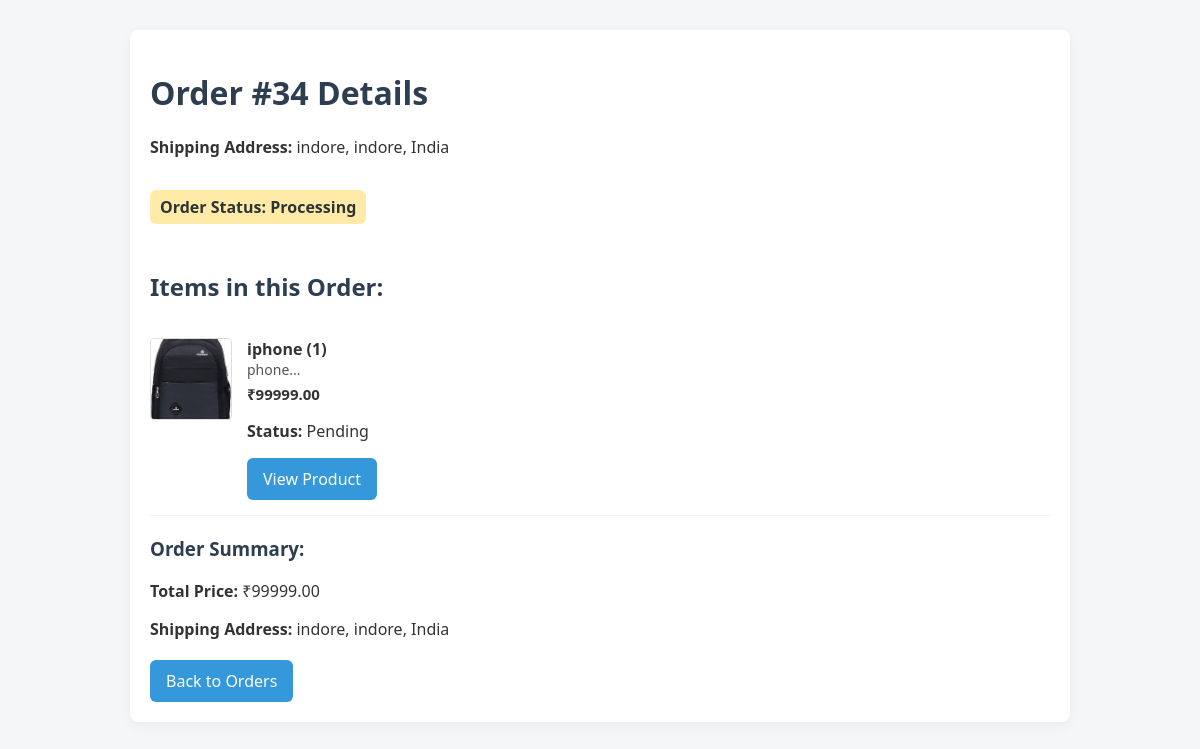
Before: /order/34/ (signed in) with the older database file.
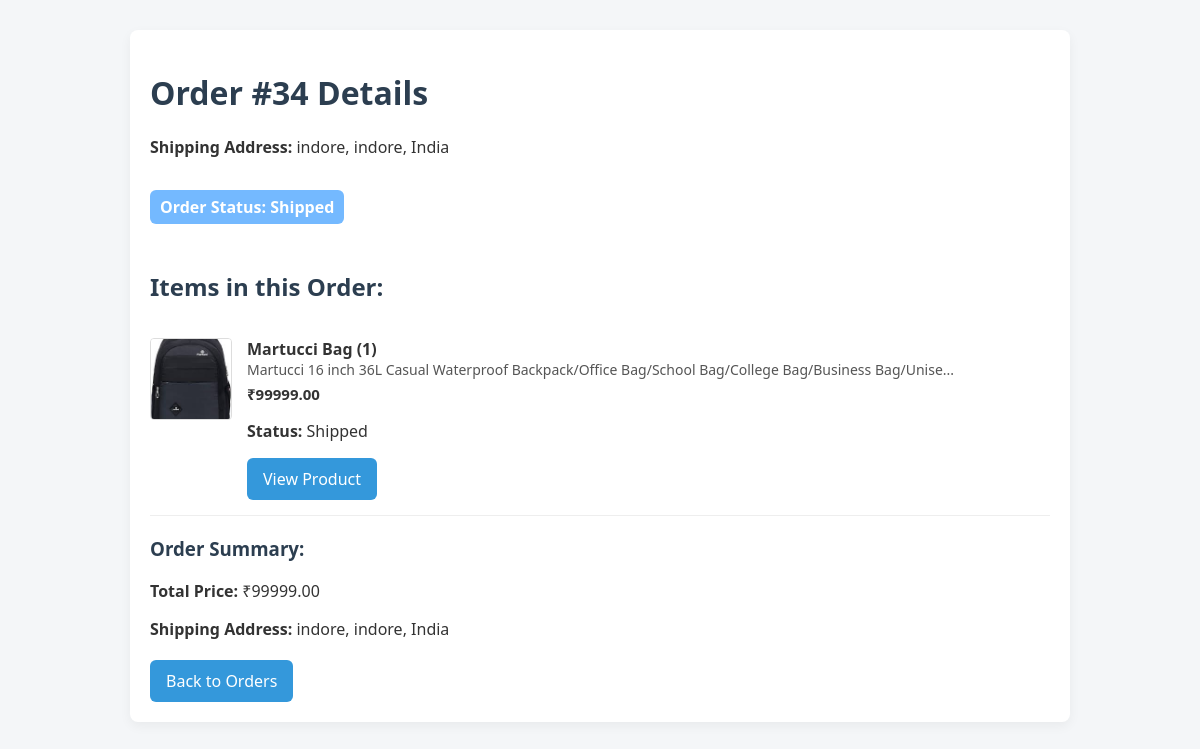
After: the same page with the newer database file.
### shop/models.py (models this page shows, shortened)
class Order(models.Model):
    STATUS_CHOICES = [
        ('pending', 'Pending'),
        ('shipped', 'Shipped'),
        ('delivered', 'Delivered'),
        ('cancelled', 'Cancelled'),
    ]
    user = models.ForeignKey(settings.AUTH_USER_MODEL, on_delete=models.CASCADE)
    shipping_address = models.ForeignKey(Address, on_delete=models.SET_NULL, null=True, blank=True)
    total_price = models.DecimalField(max_digits=10, decimal_places=2)
    payment_method = models.CharField(max_length=50, choices=[
        ('cash_on_delivery', 'Cash on Delivery'),
        ('credit', 'Credit Card'),
        ('paypal', 'PayPal')
    ])
    status = models.CharField(max_length=50, choices=STATUS_CHOICES, default='pending')
    phone = models.CharField(max_length=20, blank=True, null=True)
    email = models.EmailField(default="placeholder@example.com")
    created_at = models.DateTimeField(auto_now_add=True)

class OrderItem(models.Model):
    STATUS_CHOICES = [
        ('Pending', 'Pending'),
        ('Shipped', 'Shipped'),
        ('Delivered', 'Delivered'),
        ('Cancelled', 'Cancelled'),
        ('Returned', 'Returned'),
    ]
    order = models.ForeignKey(Order, on_delete=models.CASCADE, related_name='order_items')
    product = models.ForeignKey(Product, on_delete=models.CASCADE)
    quantity = models.PositiveIntegerField()
    price = models.DecimalField(max_digits=10, decimal_places=2)
    status = models.CharField(max_length=20, choices=STATUS_CHOICES, default='Pending')
    created_at = models.DateTimeField(auto_now_add=True)
    updated_at = models.DateTimeField(auto_now=True)

class Product(models.Model):
    seller = models.ForeignKey(settings.AUTH_USER_MODEL, on_delete=models.CASCADE, related_name='products')  # Custom User model
    name = models.CharField(max_length=255)
    description = models.TextField(blank=True, null=True)
    price = models.DecimalField(max_digits=10, decimal_places=2)
    quantity = models.PositiveIntegerField(default=0)
    available = models.BooleanField(default=True)
    image = models.ImageField(upload_to='products/')
    class Meta:
        ordering = ['name']

class Address(models.Model):
    user = models.ForeignKey(settings.AUTH_USER_MODEL, on_delete=models.CASCADE, related_name="addresses")
    street = models.CharField(max_length=255)
    city = models.CharField(max_length=255)
    zip_code = models.CharField(max_length=10)
    country = models.CharField(max_length=100)
    is_billing_address = models.BooleanField(default=False)
    def __str__(self):
        return f"{self.street}, {self.city}, {self.country}"

### shop/views/order_views.py (the view)
# urls.py: path('order/<int:order_id>/', order_views.order_detail, name='order_detail'),
@login_required
def order_detail(request, order_id):
    try:
        order = Order.objects.get(id=order_id, user=request.user)
    except Order.DoesNotExist:
        messages.error(request, "Order not found.")
        return redirect('order_list')
    return render(request, 'shop/order_detail.html', {'order': order})

### shop/templates/shop/order_detail.html (shortened to what this page needs)
<!DOCTYPE html>
<html lang="en">
<head>
</head>
<body>
    <div class="container">
        <h1>Order #{{ order.id }} Details</h1>
        <div class="order-info">
            <p><strong>Shipping Address:</strong> {{ order.shipping_address }}</p>
            <p class="order-status {{ order.status }}"><strong>Order Status:</strong> {{ order.status }}</p>
        </div>
        <div class="order-items">
            <h2>Items in this Order:</h2>
            {% for item in order.order_items.all %}
                <div class="order-item">
                    <a href="{% url 'product_detail' item.product.id %}">
                        <img src="{{ item.product.image.url }}" alt="{{ item.product.name }}" onerror="this.onerror=null;this.src='/static/default-image.jpg';">
                    </a>
                    <div>
                        <div class="item-name">{{ item.product.name }} ({{ item.quantity }})</div>
                        <div class="item-description">{{ item.product.description|slice:":100" }}...</div>
                        <div class="item-price">₹{{ item.price }}</div>
                        <p><strong>Status:</strong> {{ item.status }}</p>
                        <a href="{% url 'product_detail' item.product.id %}" class="btn">View Product</a>
                    </div>
                </div>
            {% empty %}
                <p>No items in this order.</p>
            {% endfor %}
        </div>
        <div class="order-summary">
            <h3>Order Summary:</h3>
            <p class="total-price"><strong>Total Price:</strong> ₹{{ order.total_price }}</p>
            <div class="shipping-address">
                <p><strong>Shipping Address:</strong> {{ order.shipping_address }}</p>
            </div>
        </div>
        <a href="{% url 'order_list' %}" class="btn">Back to Orders</a>
    </div>
</body>
</html>

Changed rows visible on the page:
changed Order "indore, indore, India": status "Processing" → "Shipped"
changed OrderItem: product.name "iphone" → "Martucci Bag"; product.description "phone" → "Martucci 16 inch 36L Casual Waterproof Backpack/Office Bag/School Bag/College Bag/Business Bag/Unise"; status "Pending" → "Shipped"
